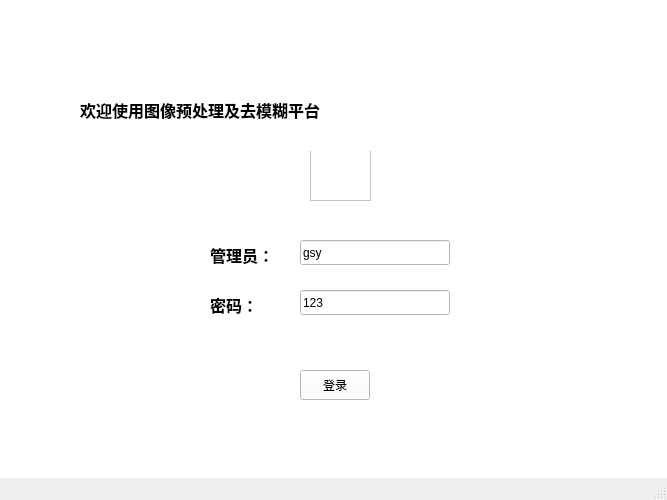
<?xml version="1.0" encoding="UTF-8"?>
<ui version="4.0">
 <class>MainLogin</class>
 <widget class="QMainWindow" name="MainLogin">
  <property name="geometry">
   <rect>
    <x>0</x>
    <y>0</y>
    <width>667</width>
    <height>500</height>
   </rect>
  </property>
  <property name="minimumSize">
   <size>
    <width>400</width>
    <height>500</height>
   </size>
  </property>
  <property name="windowTitle">
   <string>MainWindow</string>
  </property>
  <widget class="QWidget" name="centralwidget">
   <widget class="QFrame" name="frame_2">
    <property name="geometry">
     <rect>
      <x>-10</x>
      <y>-30</y>
      <width>721</width>
      <height>541</height>
     </rect>
    </property>
    <property name="minimumSize">
     <size>
      <width>300</width>
      <height>0</height>
     </size>
    </property>
    <property name="styleSheet">
     <string notr="true">background-color: rgb(255, 255, 255);</string>
    </property>
    <property name="frameShape">
     <enum>QFrame::StyledPanel</enum>
    </property>
    <property name="frameShadow">
     <enum>QFrame::Raised</enum>
    </property>
    <widget class="QFrame" name="frame">
     <property name="geometry">
      <rect>
       <x>320</x>
       <y>180</y>
       <width>61</width>
       <height>51</height>
      </rect>
     </property>
     <property name="styleSheet">
      <string notr="true">
image: url(:/新前缀/img/buttom/钻石_diamond.svg);</string>
     </property>
     <property name="frameShape">
      <enum>QFrame::StyledPanel</enum>
     </property>
     <property name="frameShadow">
      <enum>QFrame::Raised</enum>
     </property>
    </widget>
    <widget class="QPushButton" name="pushButton_login">
     <property name="geometry">
      <rect>
       <x>310</x>
       <y>400</y>
       <width>70</width>
       <height>30</height>
      </rect>
     </property>
     <property name="minimumSize">
      <size>
       <width>70</width>
       <height>30</height>
      </size>
     </property>
     <property name="toolTip">
      <string>&lt;html&gt;&lt;head/&gt;&lt;body&gt;&lt;p&gt;&lt;span style=&quot; font-size:12pt; font-weight:600;&quot;&gt;登录&lt;/span&gt;&lt;/p&gt;&lt;/body&gt;&lt;/html&gt;</string>
     </property>
     <property name="text">
      <string>登录</string>
     </property>
    </widget>
    <widget class="QLabel" name="label_3">
     <property name="geometry">
      <rect>
       <x>220</x>
       <y>310</y>
       <width>70</width>
       <height>50</height>
      </rect>
     </property>
     <property name="minimumSize">
      <size>
       <width>70</width>
       <height>50</height>
      </size>
     </property>
     <property name="text">
      <string>&lt;html&gt;&lt;head/&gt;&lt;body&gt;&lt;p&gt;&lt;span style=&quot; font-size:12pt; font-weight:600;&quot;&gt;密码：&lt;/span&gt;&lt;/p&gt;&lt;/body&gt;&lt;/html&gt;</string>
     </property>
    </widget>
    <widget class="QLabel" name="label">
     <property name="geometry">
      <rect>
       <x>90</x>
       <y>100</y>
       <width>500</width>
       <height>81</height>
      </rect>
     </property>
     <property name="minimumSize">
      <size>
       <width>500</width>
       <height>0</height>
      </size>
     </property>
     <property name="text">
      <string>&lt;html&gt;&lt;head/&gt;&lt;body&gt;&lt;p&gt;&lt;span style=&quot; font-size:12pt; font-weight:600;&quot;&gt;欢迎使用图像预处理及去模糊平台&lt;/span&gt;&lt;/p&gt;&lt;/body&gt;&lt;/html&gt;</string>
     </property>
    </widget>
    <widget class="QLineEdit" name="lineEdit">
     <property name="geometry">
      <rect>
       <x>310</x>
       <y>270</y>
       <width>150</width>
       <height>25</height>
      </rect>
     </property>
     <property name="minimumSize">
      <size>
       <width>150</width>
       <height>25</height>
      </size>
     </property>
     <property name="text">
      <string>gsy</string>
     </property>
    </widget>
    <widget class="QLabel" name="label_2">
     <property name="geometry">
      <rect>
       <x>220</x>
       <y>260</y>
       <width>70</width>
       <height>50</height>
      </rect>
     </property>
     <property name="minimumSize">
      <size>
       <width>70</width>
       <height>50</height>
      </size>
     </property>
     <property name="text">
      <string>&lt;html&gt;&lt;head/&gt;&lt;body&gt;&lt;p&gt;&lt;span style=&quot; font-size:12pt; font-weight:600;&quot;&gt;管理员：&lt;/span&gt;&lt;/p&gt;&lt;/body&gt;&lt;/html&gt;</string>
     </property>
    </widget>
    <widget class="QLineEdit" name="lineEdit_2">
     <property name="geometry">
      <rect>
       <x>310</x>
       <y>320</y>
       <width>150</width>
       <height>25</height>
      </rect>
     </property>
     <property name="minimumSize">
      <size>
       <width>150</width>
       <height>25</height>
      </size>
     </property>
     <property name="text">
      <string>123</string>
     </property>
    </widget>
   </widget>
  </widget>
  <widget class="QMenuBar" name="menubar">
   <property name="geometry">
    <rect>
     <x>0</x>
     <y>0</y>
     <width>667</width>
     <height>22</height>
    </rect>
   </property>
  </widget>
  <widget class="QStatusBar" name="statusbar"/>
 </widget>
 <resources>
  <include location="resources.qrc"/>
 </resources>
 <connections/>
</ui>
